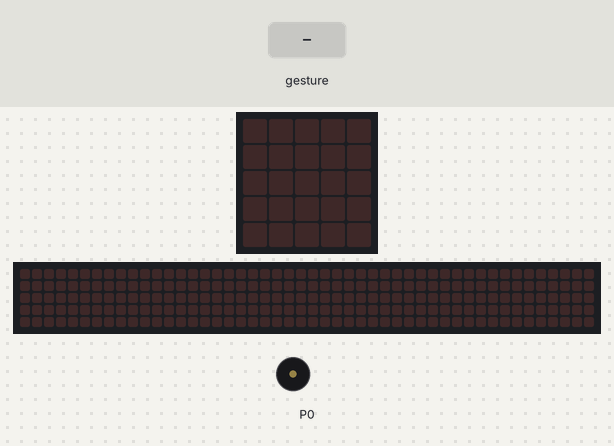
Simulated run of this program. Board: BBC micro:bit (MakeCode). Shown: the board's 5×5 LED display, a strip that is not on the board, showing the scrolling text unrolled, buzzer (waves = sounding). Inputs (shaded band) come from the test bench. A tilt is held for 1.5 s and a shake lasts 1 s, then the board lies face up again; the 48×5 strip is a reading aid, not a part: it shows the text the display is scrolling, unrolled, one strip-width of it at a time.

Above: at 1.2 s.
1.3 s: gesture 'shake'
At 2.2 s:
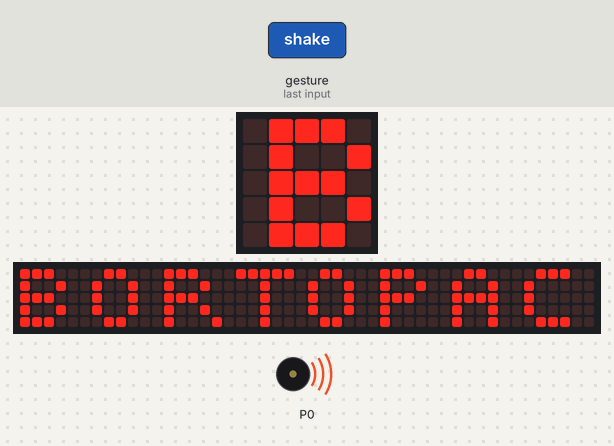
At 11.0 s:
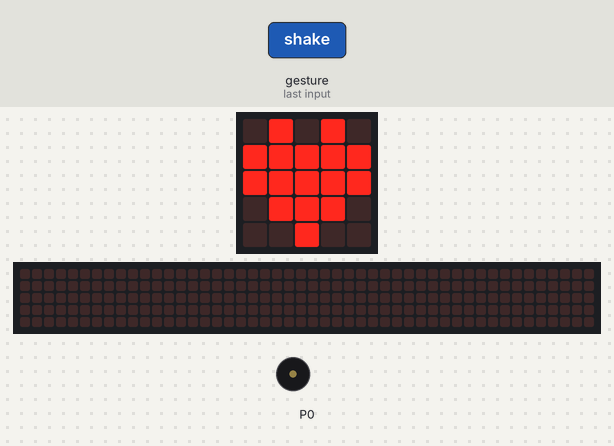
Timing chart, 0 to 12.5 s (numbered marks = the images above; inputs shaded):
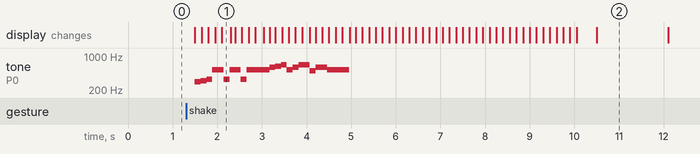

The program:

main.ts
```typescript
input.onGesture(Gesture.Shake, function () {
    music._playDefaultBackground(music.builtInPlayableMelody(Melodies.Entertainer), music.PlaybackMode.InBackground)
    basic.showString("BORTOPACK")
    basic.showIcon(IconNames.Heart)
    basic.pause(1000)
    basic.showLeds(`
        . . . . .
        . . . . .
        . . . . .
        . . . . .
        . . . . .
        `)
})
```

test.ts
```typescript
// testes vão aqui; isto não será compilado quando este pacote for usado como uma extensão.
```

Measured:
- after the input at 1.3 s, tone on P0: plays 294 Hz for 0.13 s, 311 Hz for 0.13 s, 330 Hz for 0.13 s, 523 Hz for 0.26 s, 330 Hz for 0.13 s, 523 Hz for 0.26 s … (17 notes in this stretch), starting after 0.20 s; the display: first changes after 0.20 s (image 1 shows a later state)
